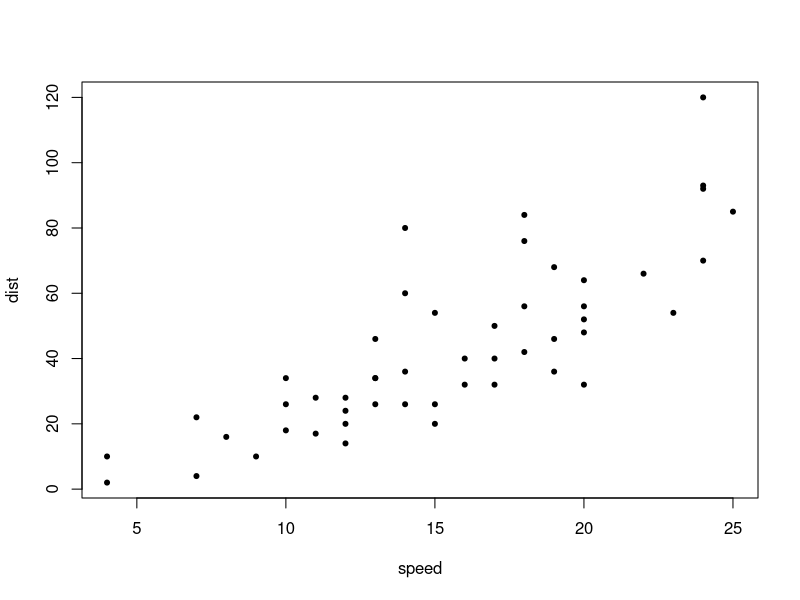
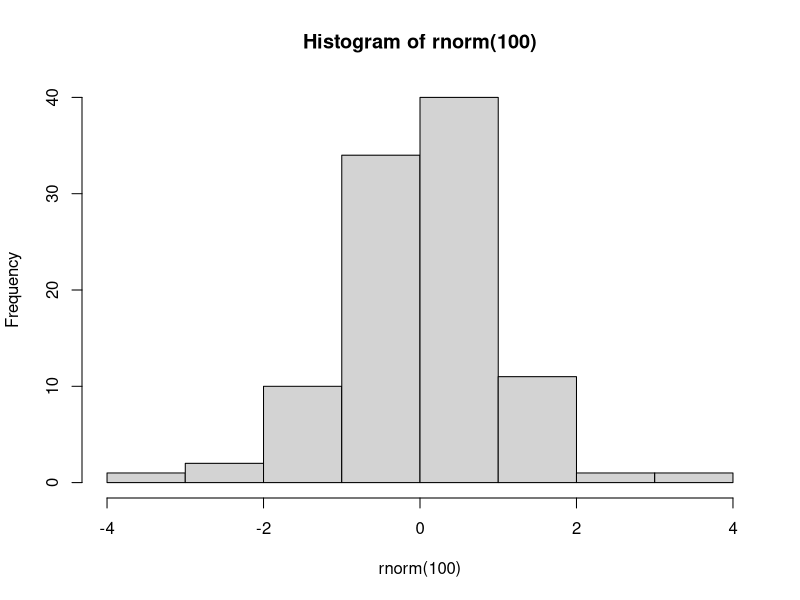

These charts were generated, in order, by the following R code:
## ---- chunk 1
plot(cars, pch = 20) # not really cool
## ---- chunk 2
hist(rnorm(100))
